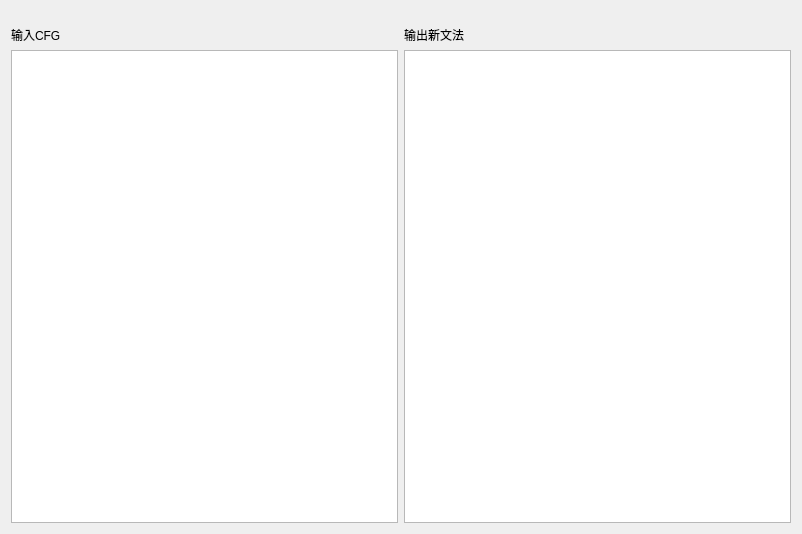
<?xml version="1.0" encoding="UTF-8"?>
<ui version="4.0">
 <class>MainWindow</class>
 <widget class="QMainWindow" name="MainWindow">
  <property name="geometry">
   <rect>
    <x>0</x>
    <y>0</y>
    <width>802</width>
    <height>534</height>
   </rect>
  </property>
  <property name="windowTitle">
   <string>MainWindow</string>
  </property>
  <widget class="QWidget" name="centralWidget">
   <layout class="QGridLayout" name="gridLayout">
    <item row="2" column="1">
     <widget class="QTextBrowser" name="textBrowser"/>
    </item>
    <item row="1" column="1">
     <widget class="QLabel" name="label_2">
      <property name="text">
       <string>输出新文法</string>
      </property>
     </widget>
    </item>
    <item row="2" column="0">
     <widget class="QTextEdit" name="textEdit"/>
    </item>
    <item row="1" column="0">
     <widget class="QLabel" name="label">
      <property name="text">
       <string>输入CFG</string>
      </property>
     </widget>
    </item>
    <item row="0" column="0">
     <spacer name="verticalSpacer">
      <property name="orientation">
       <enum>Qt::Vertical</enum>
      </property>
      <property name="sizeType">
       <enum>QSizePolicy::Fixed</enum>
      </property>
      <property name="sizeHint" stdset="0">
       <size>
        <width>20</width>
        <height>15</height>
       </size>
      </property>
     </spacer>
    </item>
   </layout>
  </widget>
 </widget>
 <layoutdefault spacing="6" margin="11"/>
 <resources/>
 <connections/>
</ui>
